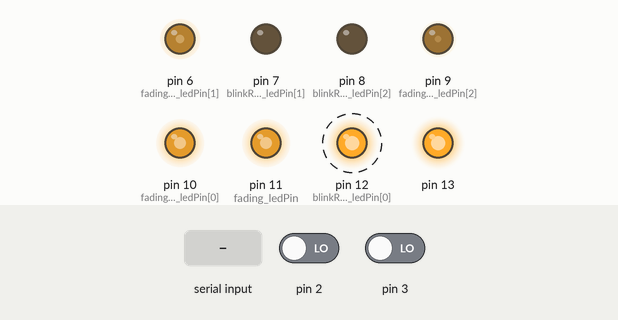
This sketch was run on a simulated Arduino Mega 2560, built with avr-gcc and run on an emulated ATmega2560. Parts: output pins drawn as LEDs (lit = HIGH). Dashed ring = blinking. Inputs (shaded band) come from the test bench; at power-on: pin 2 LOW, pin 3 LOW.

Above: at 1.2 s.
1.3 s: "1" received over the second serial link
At 1.98 s:
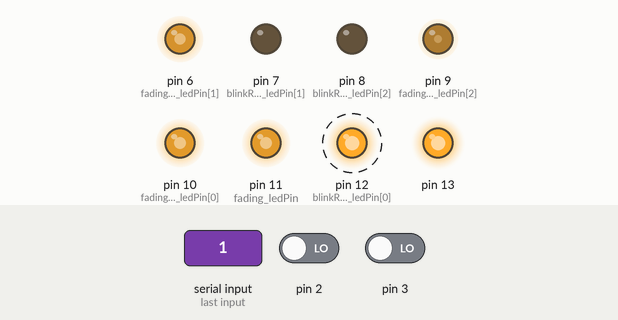
4.3 s: "2" received over the second serial link
At 5.95 s:
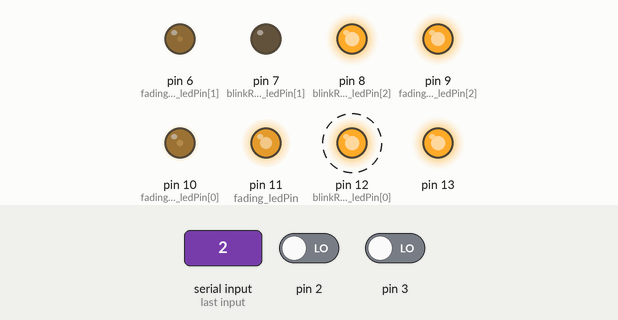
7.3 s: "3" received over the second serial link
At 7.65 s:
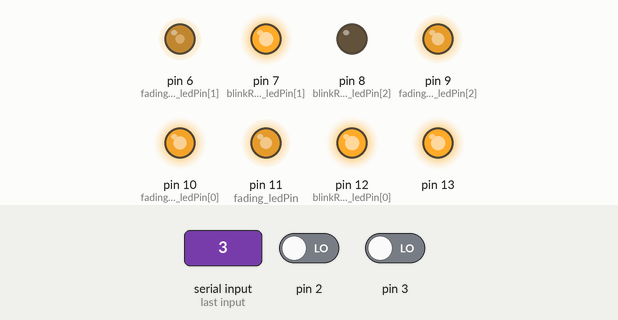
10.3 s: "1" received over the second serial link
At 11.56 s:
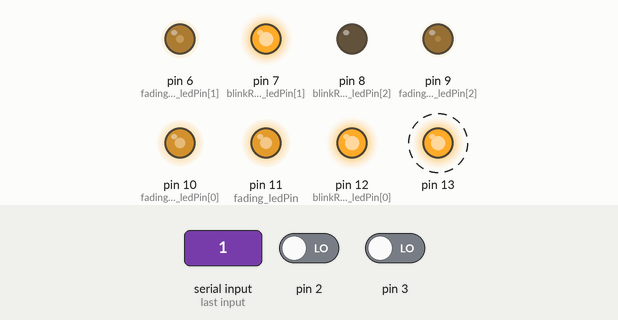
13.3 s: "4" received over the second serial link
At 15.9 s:
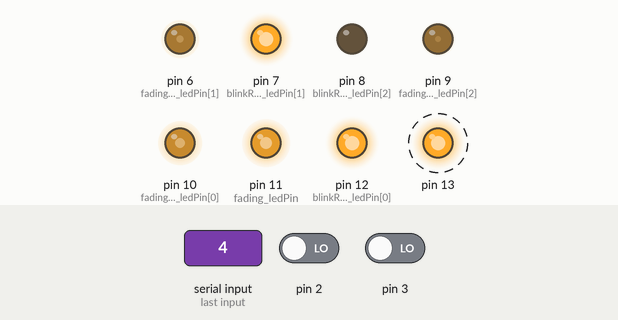
16.3 s: "2" received over the second serial link
At 17.44 s:
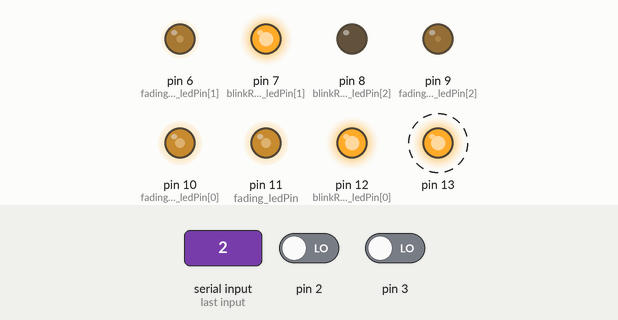
Timing chart, 0 to 25.0 s (numbered marks = the images above; inputs shaded):
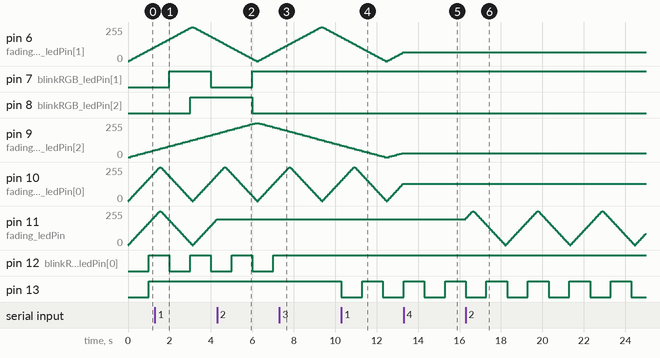

The sketch:

arduino_superloop.ino
```cpp
#define Serial Serial2

int blink_en = 1;
int fading_en = 1;
int blinkRGB_en = 1;
int fadingRGB_en = 1;

void setup() {
  blink_setup();
  fading_setup();
  blinkRGB_setup();
  fadingRGB_setup();

  serial_setup();
//  serial_1_setup();
//  serial_2_setup();
}

void loop() {
  if(blink_en == 1)
    blink_loop();
  if(fading_en == 1)
    fading_loop();
  if(blinkRGB_en == 1)
    blinkRGB_loop();
  if(fadingRGB_en == 1)
    fadingRGB_loop();

  serial_loop();
//  serial_1_loop();
//  serial_2_loop();
}
```

blink.ino
```cpp
int blink_ledState = LOW;
long blink_previousMillis = 0;
long blink_interval = 1000;

const int blink_buttonPin = 4;
int blink_buttonState = 0;

void blink_setup() {
  pinMode(13, OUTPUT);
  pinMode(blink_buttonPin, INPUT);
}

void blink_loop() {
//  blink_buttonState = digitalRead(blink_buttonPin);
//  if(blink_buttonState == LOW) {
//    digitalWrite(13, LOW);
//    return;
//  }

  unsigned long currentMillis = millis();

  if(currentMillis - blink_previousMillis >= blink_interval) {
    blink_previousMillis = currentMillis;

    if(blink_ledState == LOW)
      blink_ledState = HIGH;
    else
      blink_ledState = LOW;

    digitalWrite(13, blink_ledState);
  }
}
```

blinkRGB.ino
```cpp
int blinkRGB_ledPin[3] = {12,7,8};
int blinkRGB_ledState[3] = {LOW,LOW,LOW};
long blinkRGB_previousMillis[3] = {0,};
long blinkRGB_interval[3] = {1000,2000,3000};

const int blinkRGB_buttonPin = 5;
int blinkRGB_buttonState = 0;

void blinkRGB_setup() {
  for(int i=0;i<3;i++)
    pinMode(blinkRGB_ledPin[i], OUTPUT);
  pinMode(blinkRGB_buttonPin, INPUT);
}

void blinkRGB_loop() {
//  blinkRGB_buttonState = digitalRead(blinkRGB_buttonPin);
//  if(blinkRGB_buttonState == LOW) {
//    for(int i=0;i<3;i++)
//      digitalWrite(blinkRGB_ledPin[i], LOW);
//    return;
//  }

  unsigned long currentMillis = millis();

  for(int i=0;i<3;i++) {
    if(currentMillis - blinkRGB_previousMillis[i] >= blinkRGB_interval[i]) {
      blinkRGB_previousMillis[i] = currentMillis;

      if(blinkRGB_ledState[i] == LOW)
        blinkRGB_ledState[i] = HIGH;
      else
        blinkRGB_ledState[i] = LOW;

      digitalWrite(blinkRGB_ledPin[i], blinkRGB_ledState[i]);
    }
  }
}
```

fading.ino
```cpp
int fading_ledPin = 11;
long fading_previousMillis = 0;
long fading_interval = 30;
int fadeValue = 0;
int fadeDir = 1;

int buttonToggle = 0;

void fading_setup() {
  attachInterrupt(digitalPinToInterrupt(2), buttonIsr, RISING);
}

void buttonIsr() {
  buttonToggle = !buttonToggle;
}

void fading_loop() {
//  if(buttonToggle==0) {
//    analogWrite(fading_ledPin, 0);
//    return;
//  }

  unsigned long currentMillis = millis();

  if(currentMillis - fading_previousMillis >= fading_interval) {
    fading_previousMillis = currentMillis;

    if(fadeDir == 1) {
      if(fadeValue <= 255) {
        fadeValue += 5;
        if(fadeValue > 255) {
          fadeValue = 255;
          fadeDir = 0;
        }
      }
    } else {
      if(fadeValue >= 0) {
        fadeValue -= 5;
        if(fadeValue < 0) {
          fadeValue = 0;
          fadeDir = 1;
        }
      }
    }
    analogWrite(fading_ledPin, fadeValue);
  }
}
```

fadingRGB.ino
```cpp
int fadingRGB_ledPin[3] = {10,6,9};
long fadingRGB_previousMillis[3] = {0,0,0};
long fadingRGB_interval[3] = {30,60,120};
int fadeRGBValue[3] = {0,0,0};
int fadeRGBDir[3] = {1,1,1};

int fadeRGBbuttonToggle = 0;

void fadingRGB_setup() {
  attachInterrupt(digitalPinToInterrupt(3), fadeRGBbuttonIsr, RISING);
}

void fadeRGBbuttonIsr() {
  fadeRGBbuttonToggle = !fadeRGBbuttonToggle;
}

void fadingRGB_loop() {
//  if(fadeRGBbuttonToggle==0) {
//    for(int i=0;i<3;i++)
//      analogWrite(fadingRGB_ledPin[i], 0);
//    return;
//  }

  unsigned long currentMillis = millis();

  for(int i=0;i<3;i++) {
    if(currentMillis - fadingRGB_previousMillis[i] >= fadingRGB_interval[i]) {
      fadingRGB_previousMillis[i] = currentMillis;

      if(fadeRGBDir[i] == 1) {
        if(fadeRGBValue[i] <= 255) {
          fadeRGBValue[i] += 5;
          if(fadeRGBValue[i] > 255) {
            fadeRGBValue[i] = 255;
            fadeRGBDir[i] = 0;
          }
        }
      } else {
        if(fadeRGBValue[i] >= 0) {
          fadeRGBValue[i] -= 5;
          if(fadeRGBValue[i] < 0) {
            fadeRGBValue[i] = 0;
            fadeRGBDir[i] = 1;
          }
        }
      }
      analogWrite(fadingRGB_ledPin[i], fadeRGBValue[i]);
    }
  }
}
```

serial.ino
```cpp
void showMenu() {
  Serial.println("\033[2J\033[H");
  Serial.println("1. Led Blink Enable/Disable");
  Serial.println("2. Led Fading Enable/Disable");
  Serial.println("3. RGB Led Blink Enable/Disable");
  Serial.println("4. RGB Led Fading Enable/Disable");
}

void serial_setup() {
  Serial.begin(115200);

  showMenu();
}

int userCmd = 0;

void serial_loop() {
  if (Serial.available() > 0) {
    userCmd = Serial.read();

    switch(userCmd) {
      case '1': blink_en = !blink_en;          break;
      case '2': fading_en = !fading_en;        break;
      case '3': blinkRGB_en = !blinkRGB_en;    break;
      case '4': fadingRGB_en = !fadingRGB_en;  break;
      default: break;
    }
  }
}
```

Measured:
- after the input at 1.3 s, pin 13: stays HIGH (without the input it goes to LOW after 0.70 s)
- after the input at 4.3 s, pin 11 (fading_ledPin): stops changing and stays 195/255
- after the input at 7.3 s, pin 7 (blinkRGB_ledPin[1]), pin 12 (blinkRGB_ledPin[0]): stays HIGH (without the input it goes to LOW after 0.70 s); pin 8 (blinkRGB_ledPin[2]): stays LOW (without the input it goes to HIGH after 1.7 s)
- after the input at 10.3 s, pin 13: alternates HIGH for 1.0 s and LOW for 1.0 s, starting at once
- after the input at 13.3 s, pin 6 (fadingRGB_ledPin[1]): stays 65/255 (without the input it goes to 70/255 after 0.02 s); pin 9 (fadingRGB_ledPin[2]): stays 30/255 (without the input it goes to 35/255 after 0.02 s); pin 10 (fadingRGB_ledPin[0]): stops changing and stays 130/255
